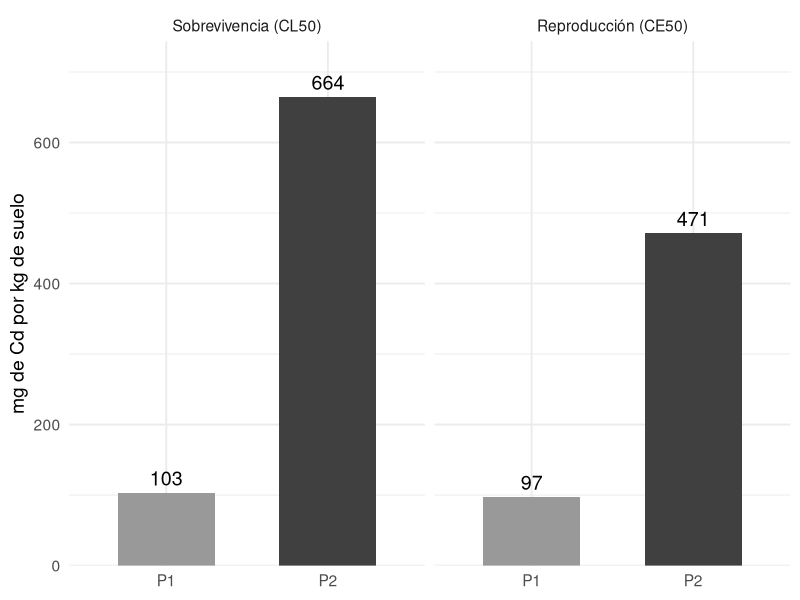

The R source for this figure:
## ---- chunk 1
#| label: setup
#| include: false
library(ggplot2)
## ---- chunk 2
#| label: fig-toxicidad
#| fig-cap: "Concentración de Cd que mata al 50 % de los ácaros (CL50) o reduce a la mitad su reproducción (CE50). Valores más altos indican un suelo que protege más a la fauna. Datos: Moreno (2026)."
#| fig-alt: "Barras: en P1 la CL50 es 103 y la CE50 es 97 mg/kg; en P2, 664 y 471 mg/kg"
#| fig-width: 7
#| fig-height: 3.8
#| out-width: "85%"
#| fig-align: center
toxicidad <- data.frame(
  suelo  = factor(c("P1", "P2", "P1", "P2"), levels = c("P1", "P2")),
  ensayo = factor(
    c("Sobrevivencia (CL50)", "Sobrevivencia (CL50)",
      "Reproducción (CE50)", "Reproducción (CE50)"),
    levels = c("Sobrevivencia (CL50)", "Reproducción (CE50)")
  ),
  valor  = c(103, 664, 97, 471)
)

ggplot(toxicidad, aes(x = suelo, y = valor, fill = suelo)) +
  geom_col(width = 0.6) +
  geom_text(aes(label = valor), vjust = -0.5, size = 5) +
  facet_wrap(~ ensayo) +
  scale_fill_manual(values = c(P1 = "grey60", P2 = "grey25")) +
  scale_y_continuous(expand = expansion(mult = c(0, 0.12))) +
  labs(x = NULL, y = "mg de Cd por kg de suelo") +
  theme_minimal(base_size = 14) +
  theme(legend.position = "none")
